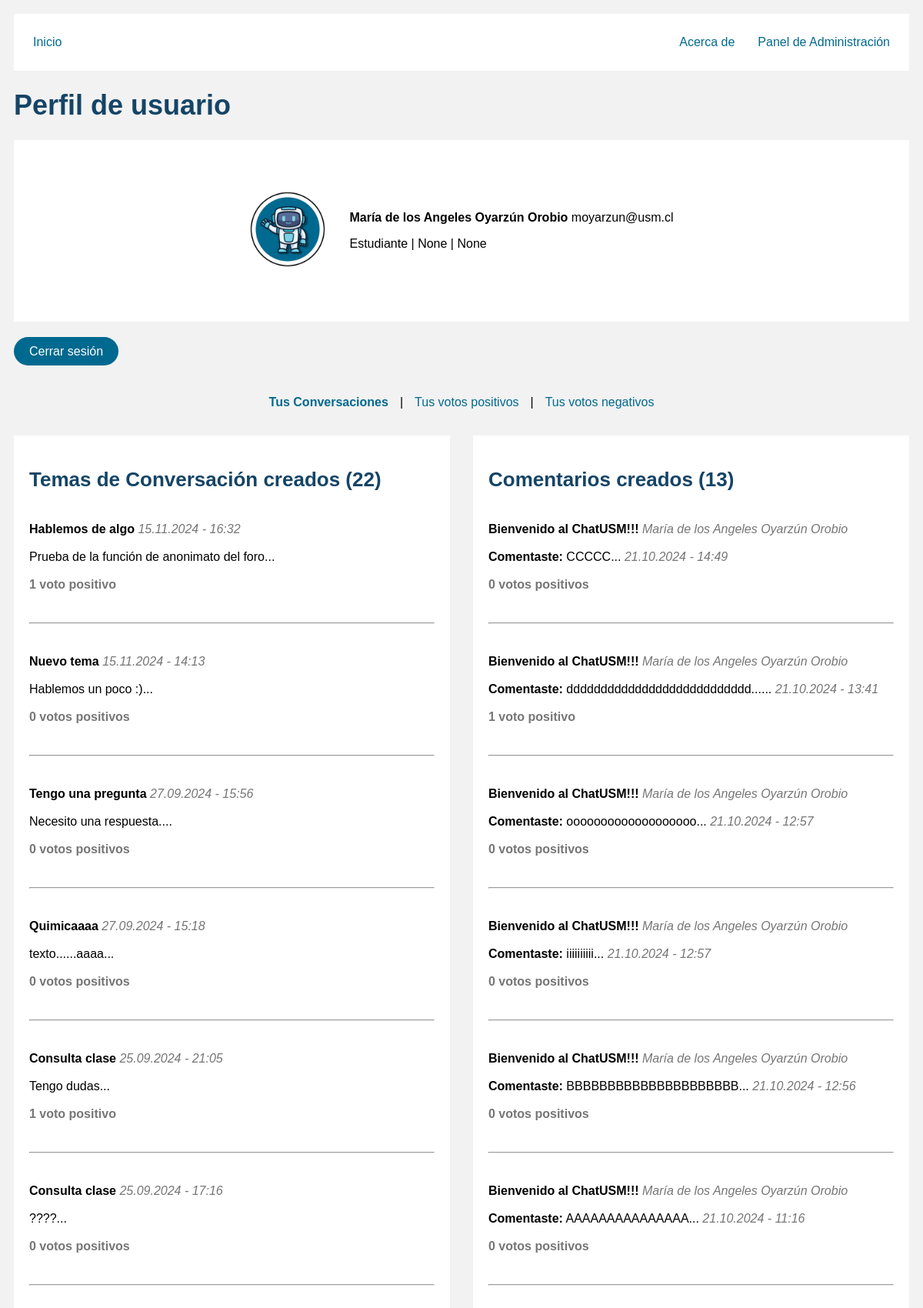
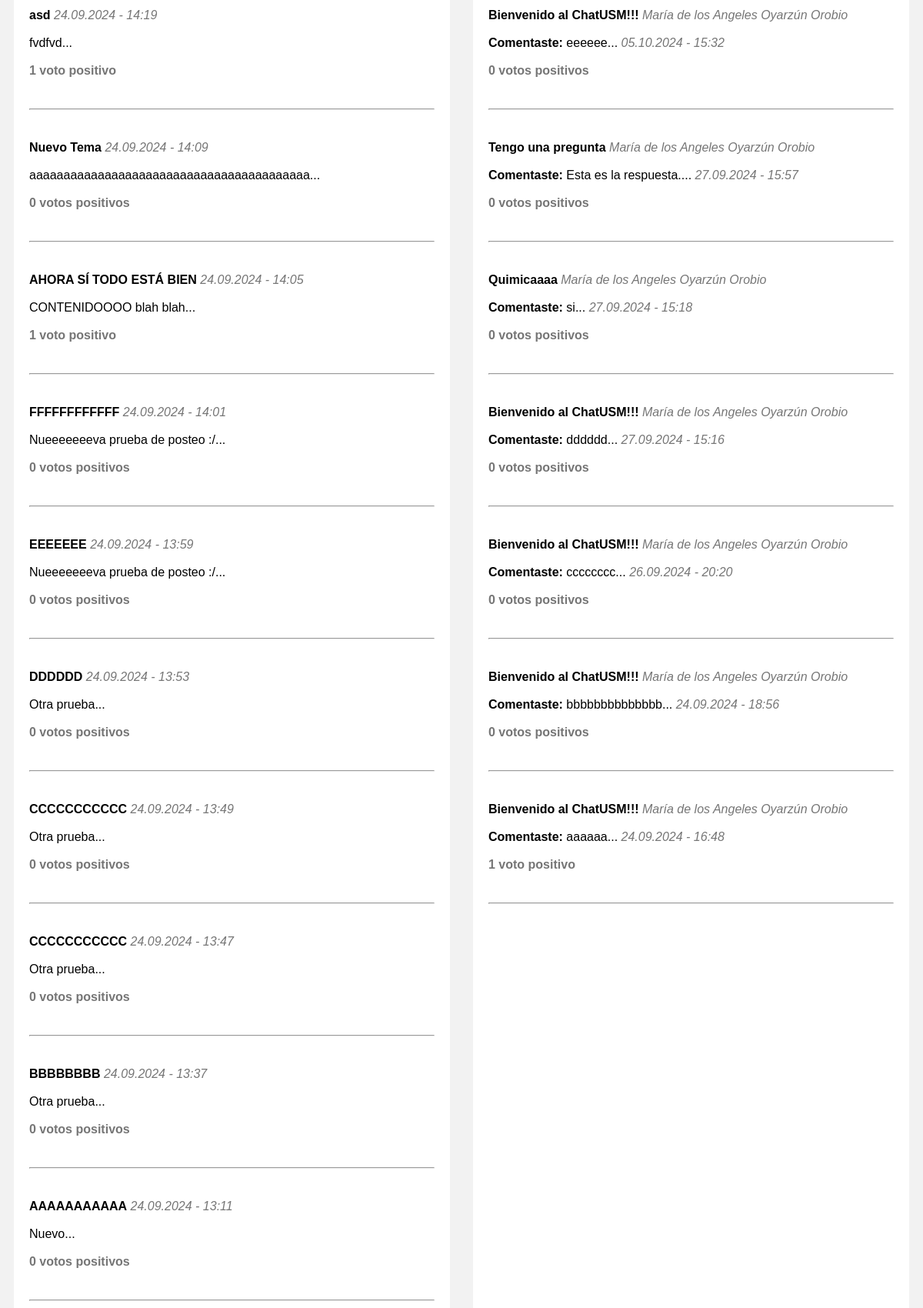
The page /accounts/profile/ (signed in, upper part) on the database its author committed (2 pictures, top to bottom).
### foro/models.py (models this page shows, shortened)
class Usuario(AbstractUser ):
    username = models.EmailField(unique=True, null=True, blank=True)
    nombre = models.CharField(max_length=50, default='Nombre')
    apellido = models.CharField(max_length=100, default='ApellidoPaterno ApellidoMaterno')
    tipo = models.ForeignKey(TipoUsuario, on_delete=models.CASCADE, null=True, blank=True)
    sede = models.ForeignKey(Sede, on_delete=models.CASCADE, null=True, blank=True)
    carrera = models.ForeignKey(Carrera, on_delete=models.CASCADE, null=True, blank=True)
    categoria = models.ForeignKey(Categoria, on_delete=models.CASCADE, null=True, blank=True)
    def __str__(self):
        return f"{self.nombre} {self.apellido}"

class TipoUsuario(models.Model):
    nombre = models.CharField(max_length=100, unique=True)
    def __str__(self):
        return self.nombre

class Tema(models.Model):
    titulo = models.CharField(max_length=100)
    contenido = models.TextField()
    categoria = models.ForeignKey(Categoria, related_name='temas', on_delete=models.CASCADE)
    autor = models.ForeignKey(settings.AUTH_USER_MODEL, on_delete=models.CASCADE)
    anonimo = models.BooleanField(default=False)
    fecha_creacion = models.DateTimeField(auto_now_add=True)
    si = models.PositiveIntegerField(default=0)
    no = models.PositiveIntegerField(default=0)

class Comentario(models.Model):
    tema = models.ForeignKey('Tema', related_name='comentarios', on_delete=models.CASCADE)
    autor = models.ForeignKey(settings.AUTH_USER_MODEL, on_delete=models.CASCADE)
    contenido = models.TextField()
    fecha_creacion = models.DateTimeField(auto_now_add=True)
    parent = models.ForeignKey('self', null=True, blank=True, related_name='respuestas', on_delete=models.CASCADE)
    si = models.PositiveIntegerField(default=0)
    no = models.PositiveIntegerField(default=0)

### foro/views.py (the view)
# urls.py: path('accounts/profile/', views.perfil, name='perfil'),
@login_required
def perfil(request):
    user = request.user
    temas_creados = Tema.objects.filter(autor=user).order_by('-fecha_creacion')
    comentarios_creados = Comentario.objects.filter(autor=user).order_by('-fecha_creacion')
    cant_temas = temas_creados.count()
    cant_comentarios = comentarios_creados.count()
    context = {
        'user': user,
        'temas_creados': temas_creados,
        'comentarios_creados': comentarios_creados,
        'cant_temas': cant_temas,
        'cant_comentarios': cant_comentarios
    }
    return render(request, 'perfil.html', context)

### foro/templates/perfil.html (shortened to what this page needs)
{% extends 'base_perfil.html' %}
{% load static %}
{% block content %}
    <h1>Perfil de usuario</h1>
    <div class="info_perfil display_info_perfil">
        <p class="tooltip">
            <a href="{% url 'perfil_editar' user.id %}"><img src="{% static 'imagenes/usuario.png' %}" alt="Foto de {{ user.email}}" style="width: 100px; height: auto;"></a>
        </p>
        <div class="box_info">
            <p><b>{{ user.nombre }} {{ user.apellido }}</b> {{ user.email }}</p>
            <p>{{ user.tipo }}
            {% if user.tipo.nombre == "Profesor" %}
                | {{ user.categoria }}
            {% elif user.tipo.nombre == "Estudiante" %}
                | {{ user.carrera }}
            {% endif %}
            | {{ user.sede }}</p>
        </div>
    </div>
    <p class="separador"><a class="boton" href="{% url 'logout' %}">Cerrar sesión</a></p>
    <p class="display_info_perfil">
    <a class="link_header" href="{% url 'perfil' %}"> <b class="link">Tus Conversaciones</b></a> |
    <a class="link_header" href="{% url 'perfil_votos_si' %}">Tus votos positivos</a> |
    <a class="link_header" href="{% url 'perfil_votos_no' %}">Tus votos negativos</a></p>
    <div class="display_perfil">
        <div class="centrar_foro_b">
            <h2>Temas de Conversación creados ({{cant_temas}})</h2>
            {% if temas_creados %}
                <ul>
                    {% for tema in temas_creados %}
                        <li class="comentario_box">
                            <a class="tema" href="{% url 'tema_solicitud' tema.id %}"><b>{{ tema.titulo }}</b>
                            <i class="detalles">{{ tema.fecha_creacion|date:"d.m.Y - H:i" }}</i>
                            <br><br>{{ tema.contenido|truncatechars:150 }}...
                            <br><br>
                            {% if tema.si == 1 %}
                                <b class="detalles">{{ tema.si }} voto positivo</b>
                            {% else %}
                                <b class="detalles">{{ tema.si }} votos positivos</b>
                            {% endif %}</a>
                        </li>
                        <hr>
                    {% endfor %}
                </ul>
            {% else %}
                <p>Todavía no has creado ningún Tema de Conversación.</p>
            {% endif %}
        </div>
        <div class="centrar_foro_b box_info">
            <h2>Comentarios creados ({{cant_comentarios}})</h2>
            {% if comentarios_creados %}
                <ul>
                    {% for comentario in comentarios_creados %}
                        <li class="comentario_box">
                            <a class="tema" href="{% url 'tema_solicitud' comentario.tema.id %}"><b>{{ comentario.tema.titulo }}</b>
                            <i class="detalles">{{ comentario.tema.autor }}</i>
                            <br><br><b>Comentaste:</b> {{ comentario.contenido|truncatechars:150 }}... <i class="detalles">{{ comentario.fecha_creacion|date:"d.m.Y - H:i" }}</i>
                            <br><br>
                            {% if comentario.si == 1 %}
                                <b class="detalles">{{ comentario.si }} voto positivo</b>
                            {% else %}
                                <b class="detalles">{{ comentario.si }} votos positivos</b>
                            {% endif %}</p></a>
                        </li>
                        <hr>
                    {% endfor %}
                </ul>
            {% else %}
                <p>Todavía no has Comentado.</p>
            {% endif %}
        </div>
    </div>
    <br>
{% endblock %}

### foro/static/css/styles.css (style rules this page uses)
.link_header { text-decoration: none; color: #00698f; margin: 18px 15px; }
body { padding: 10px; background-color: #f2f2f2; font-family: Arial, sans-serif; }
h1 { color: #154466; font-size: 36px; }
h2 { color: #154466; font-size: 26px; }
ul { list-style: none; padding: 0; margin: 0; }
.boton { background-color: #00698f; color: #fff; padding: 10px 20px; border: none; border-radius: 25px; text-decoration: none; }
.separador { margin: 30px 0; }
.detalles { text-decoration: none; color: #767676 }
.link { text-decoration: none; color: #00698f; }
.tema { text-decoration: none; color: #000000; }
.centrar_foro_b { align-items: center; justify-content: center; margin: 0 auto; width: 100%; max-width: 800px; padding: 20px 20px; background-color: #ffffff }
.comentario_box { margin: 40px auto; }
.info_perfil { margin: 20px 0; padding: 50px 0; background-color: #ffffff }
.display_info_perfil { display: flex; justify-content: center; align-items: center; width: 100%; }
.box_info { margin-left: 30px; }
.tooltip { position: relative; display: inline-block; }
.display_perfil { display: flex; }

### rows shown on the page
Usuario: nombre "María de los Angeles", apellido "Oyarzún Orobio", email "moyarzun@usm.cl", tipo "Estudiante", carrera "None", sede "None"
Tema: titulo "Hablemos de algo", fecha_creacion "15.11.2024 - 16:32", contenido "Prueba de la función de anonimato del foro", si "1"
Tema: titulo "Nuevo tema", fecha_creacion "15.11.2024 - 14:13", contenido "Hablemos un poco :)", si "0"
Tema: titulo "Tengo una pregunta", fecha_creacion "27.09.2024 - 15:56", contenido "Necesito una respuesta.", si "0"
Tema: titulo "Quimicaaaa", fecha_creacion "27.09.2024 - 15:18", contenido "texto......aaaa", si "0"
Tema: titulo "Consulta clase", fecha_creacion "25.09.2024 - 21:05", contenido "Tengo dudas", si "1"
Tema: titulo "Consulta clase", fecha_creacion "25.09.2024 - 17:16", contenido "????", si "0"
Tema: titulo "asd", fecha_creacion "24.09.2024 - 14:19", contenido "fvdfvd", si "1"
Tema: titulo "Nuevo Tema", fecha_creacion "24.09.2024 - 14:09", contenido "aaaaaaaaaaaaaaaaaaaaaaaaaaaaaaaaaaaaaaaaa", si "0"
Tema: titulo "AHORA SÍ TODO ESTÁ BIEN", fecha_creacion "24.09.2024 - 14:05", contenido "CONTENIDOOOO blah blah", si "1"
Tema: titulo "FFFFFFFFFFFF", fecha_creacion "24.09.2024 - 14:01", contenido "Nueeeeeeeva prueba de posteo :/", si "0"
Tema: titulo "EEEEEEE", fecha_creacion "24.09.2024 - 13:59", contenido "Nueeeeeeeva prueba de posteo :/", si "0"
Tema: titulo "DDDDDD", fecha_creacion "24.09.2024 - 13:53", contenido "Otra prueba", si "0"
Tema: titulo "CCCCCCCCCCC", fecha_creacion "24.09.2024 - 13:49", contenido "Otra prueba", si "0"
Tema: titulo "CCCCCCCCCCC", fecha_creacion "24.09.2024 - 13:47", contenido "Otra prueba", si "0"
Tema: titulo "BBBBBBBB", fecha_creacion "24.09.2024 - 13:37", contenido "Otra prueba", si "0"
Tema: titulo "AAAAAAAAAAA", fecha_creacion "24.09.2024 - 13:11", contenido "Nuevo", si "0"
Comentario: tema.titulo "Bienvenido al ChatUSM!!!", tema.autor "María de los Angeles Oyarzún Orobio", contenido "CCCCC", fecha_creacion "21.10.2024 - 14:49", si "0"
Comentario: tema.titulo "Bienvenido al ChatUSM!!!", tema.autor "María de los Angeles Oyarzún Orobio", contenido "ddddddddddddddddddddddddddd...", fecha_creacion "21.10.2024 - 13:41", si "1"
Comentario: tema.titulo "Bienvenido al ChatUSM!!!", tema.autor "María de los Angeles Oyarzún Orobio", contenido "ooooooooooooooooooo", fecha_creacion "21.10.2024 - 12:57", si "0"
Comentario: tema.titulo "Bienvenido al ChatUSM!!!", tema.autor "María de los Angeles Oyarzún Orobio", contenido "iiiiiiiiii", fecha_creacion "21.10.2024 - 12:57", si "0"
Comentario: tema.titulo "Bienvenido al ChatUSM!!!", tema.autor "María de los Angeles Oyarzún Orobio", contenido "BBBBBBBBBBBBBBBBBBBBB", fecha_creacion "21.10.2024 - 12:56", si "0"
Comentario: tema.titulo "Bienvenido al ChatUSM!!!", tema.autor "María de los Angeles Oyarzún Orobio", contenido "AAAAAAAAAAAAAAA", fecha_creacion "21.10.2024 - 11:16", si "0"
Comentario: tema.titulo "Bienvenido al ChatUSM!!!", tema.autor "María de los Angeles Oyarzún Orobio", contenido "eeeeee", fecha_creacion "05.10.2024 - 15:32", si "0"
Comentario: tema.titulo "Tengo una pregunta", tema.autor "María de los Angeles Oyarzún Orobio", contenido "Esta es la respuesta.", fecha_creacion "27.09.2024 - 15:57", si "0"
Comentario: tema.titulo "Quimicaaaa", tema.autor "María de los Angeles Oyarzún Orobio", contenido "si", fecha_creacion "27.09.2024 - 15:18", si "0"
Comentario: tema.titulo "Bienvenido al ChatUSM!!!", tema.autor "María de los Angeles Oyarzún Orobio", contenido "dddddd", fecha_creacion "27.09.2024 - 15:16", si "0"
Comentario: tema.titulo "Bienvenido al ChatUSM!!!", tema.autor "María de los Angeles Oyarzún Orobio", contenido "cccccccc", fecha_creacion "26.09.2024 - 20:20", si "0"
Comentario: tema.titulo "Bienvenido al ChatUSM!!!", tema.autor "María de los Angeles Oyarzún Orobio", contenido "bbbbbbbbbbbbbb", fecha_creacion "24.09.2024 - 18:56", si "0"
Comentario: tema.titulo "Bienvenido al ChatUSM!!!", tema.autor "María de los Angeles Oyarzún Orobio", contenido "aaaaaa", fecha_creacion "24.09.2024 - 16:48", si "1"

### other values the page prints
{{ cant_temas }} "22"
{{ cant_comentarios }} "13"
